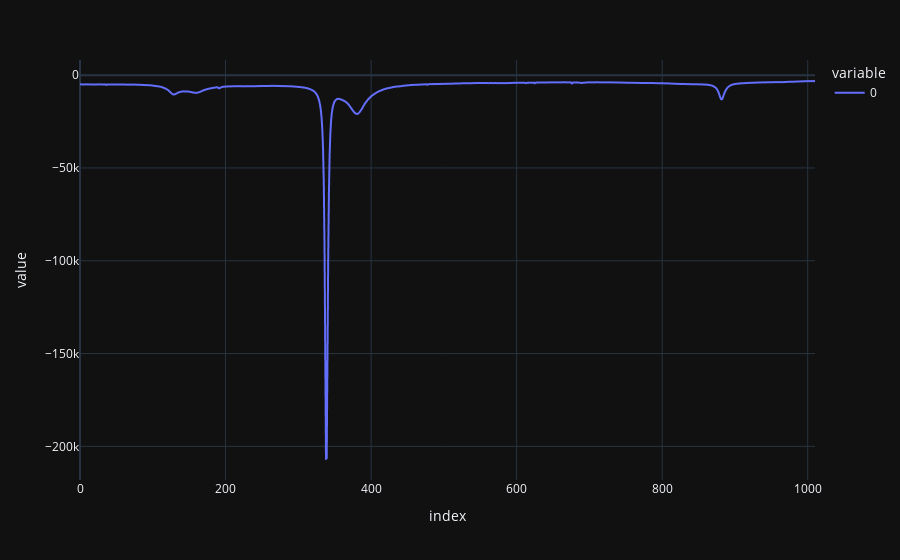
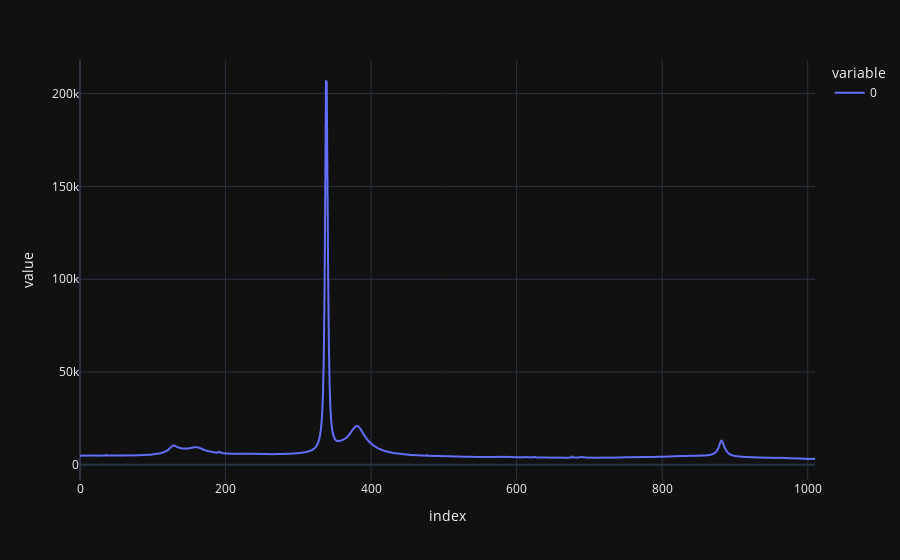
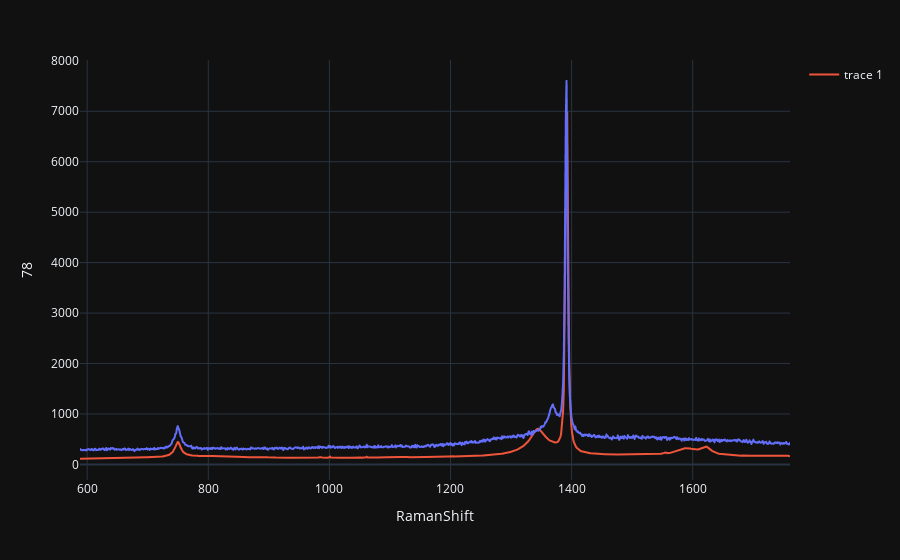

The notebook cell saved with these charts, in order:
### Code cell
z = map_a.getBaseVectors(1)
r = map_a.reconstruct(z)
print(map_a.vectors[:6].T[i])
px.line(z[0]).show()
px.line(np.dot(-1, z[0])).show()
i = 78
f = map_a.plotSpectrum(i)
f.add_scatter(x = map_a.raman_shift, y = r[i], mode='lines')
f.update_layout(hovermode="x")
f.show()

### Figure 1 — Plotly figure (JSON) as saved in the notebook; plotly's stock layout.template omitted (floating-point values rounded to 4 significant figures; data arrays with more than 128 entries replaced by an {"elided": "..."} marker saying what was removed)
{"data": [{"hovertemplate": "variable=0<br>index=%{x}<br>value=%{y}<extra></extra>", "legendgroup": "0", "line": {"color": "#636efa", "dash": "solid"}, "marker": {"symbol": "circle"}, "mode": "lines", "name": "0", "showlegend": true, "x": {"elided": "1011 int values"}, "xaxis": "x", "y": {"elided": "1011 float values"}, "yaxis": "y", "type": "scattergl"}], "layout": {"xaxis": {"anchor": "y", "domain": [0.0, 1.0], "title": {"text": "index"}}, "yaxis": {"anchor": "x", "domain": [0.0, 1.0], "title": {"text": "value"}}, "legend": {"title": {"text": "variable"}, "tracegroupgap": 0}, "margin": {"t": 60}}}

### Figure 2 — Plotly figure (JSON) as saved in the notebook; plotly's stock layout.template omitted (floating-point values rounded to 4 significant figures; data arrays with more than 128 entries replaced by an {"elided": "..."} marker saying what was removed)
{"data": [{"hovertemplate": "variable=0<br>index=%{x}<br>value=%{y}<extra></extra>", "legendgroup": "0", "line": {"color": "#636efa", "dash": "solid"}, "marker": {"symbol": "circle"}, "mode": "lines", "name": "0", "showlegend": true, "x": {"elided": "1011 int values"}, "xaxis": "x", "y": {"elided": "1011 float values"}, "yaxis": "y", "type": "scattergl"}], "layout": {"xaxis": {"anchor": "y", "domain": [0.0, 1.0], "title": {"text": "index"}}, "yaxis": {"anchor": "x", "domain": [0.0, 1.0], "title": {"text": "value"}}, "legend": {"title": {"text": "variable"}, "tracegroupgap": 0}, "margin": {"t": 60}}}

### Figure 3 — Plotly figure (JSON) as saved in the notebook; plotly's stock layout.template omitted (floating-point values rounded to 4 significant figures; data arrays with more than 128 entries replaced by an {"elided": "..."} marker saying what was removed)
{"data": [{"hovertemplate": "RamanShift=%{x}<br>78=%{y}<extra></extra>", "legendgroup": "", "line": {"color": "#636efa", "dash": "solid"}, "marker": {"symbol": "circle"}, "mode": "lines", "name": "", "showlegend": false, "x": {"elided": "1011 float values"}, "xaxis": "x", "y": {"elided": "1011 float values"}, "yaxis": "y", "type": "scattergl"}, {"mode": "lines", "x": {"elided": "1011 float values"}, "y": {"elided": "1011 float values"}, "type": "scatter"}], "layout": {"xaxis": {"anchor": "y", "domain": [0.0, 1.0], "title": {"text": "RamanShift"}}, "yaxis": {"anchor": "x", "domain": [0.0, 1.0], "title": {"text": "78"}}, "legend": {"tracegroupgap": 0}, "margin": {"t": 60}, "hovermode": "x"}}
